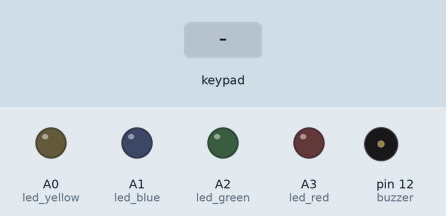
Bench run of a sketch on a simulated Arduino Uno, built with avr-gcc and run on an emulated ATmega328P. Parts: output pins drawn as LEDs (lit = HIGH), buzzer (waves = sounding). Dashed ring = blinking. The inputs (shaded band) are chosen by the test bench. Random numbers use the default seed unless the sketch sets one.

Above: at 2.3 s.
2.4 s: key 'R' pressed
At 2.67 s:
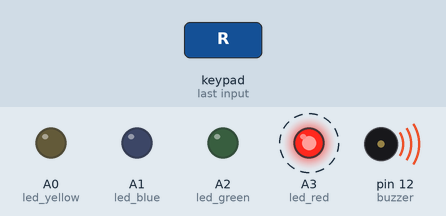
5.4 s: key 'G' pressed
At 6.2 s:
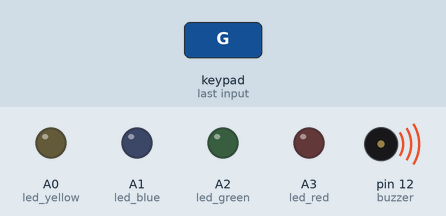
8.4 s: key 'B' pressed
At 14.39 s:
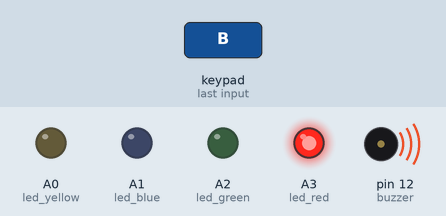
Timing chart, 0 to 16.2 s (numbered marks = the images above; inputs shaded):
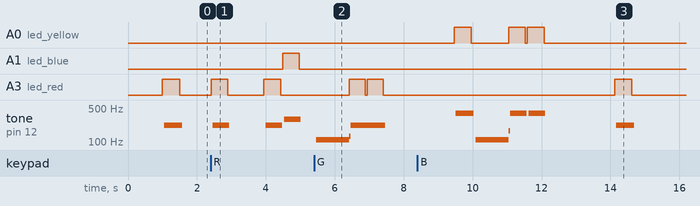

The sketch:

HeroSays.ino
```cpp
#include <Keypad.h>

int buzzer = 12;                // Where the buzzer signal (S) is wired
int led_red = A3;               // Where the red LED is wired
int led_green = A2;             // Where the green LED is wired
int led_blue = A1;              // Where the blue LED is wired
int led_yellow = A0;            // Where the yellow LED is wired
const byte ROWS = 4;
const byte COLS = 4;
const int winningAmount = 7;    // How many rounds of remembering - 1
long sequence[winningAmount];   // Array to hold sequence
int count = 0;                  // Sequence counter
long input = 5;                 // Button indicator
int wait = 500;                 // Variable delay as sequence gets longer
char customKey = 'X';           // Temp variable for keypad input

char buttons[ROWS][COLS] = {
  {'R', 'G', 'B', 'Y'},
  {'R', 'G', 'B', 'Y'},
  {'R', 'G', 'B', 'Y'},
  {'R', 'G', 'B', 'Y'}
};

byte rowPins[ROWS] = {9, 8, 7, 6};
byte colPins[COLS] = {5, 4, 3, 2};

Keypad customKeypad = Keypad(makeKeymap(buttons), rowPins, colPins, ROWS, COLS);

/*
  playtone function taken from Oomlout sample
  takes a tone variable that is half the period of desired frequency
  and a duration in milliseconds
  */
  void playtone(int tone, int duration) {
    for (long i = 0; i < duration * 1000L; i += tone *2) {
      digitalWrite(buzzer, HIGH);
      delayMicroseconds(tone);
      digitalWrite(buzzer, LOW);
      delayMicroseconds(tone);
    }
}


/*
  functions to flash LEDs and play corresponding tones
  very simple - turn LED on, play tone for .5s, turn LED off
*/
void flash_red() {
  digitalWrite(led_red, HIGH);
  playtone(2273,wait);             // low A
  digitalWrite(led_red, LOW);
}

void flash_blue() {
  digitalWrite(led_blue, HIGH);
  playtone(1700,wait);             // D
  digitalWrite(led_blue, LOW);
}

void flash_yellow() {
  digitalWrite(led_yellow, HIGH);
  playtone(1275,wait);             // G
  digitalWrite(led_yellow, LOW);
}

void flash_green() {
  digitalWrite(led_green, HIGH);
  playtone(1136,wait);             // high A
  digitalWrite(led_green, LOW);
}

// a simple test function to flash all of the LEDs in turn
void runtest() {
  flash_red();
  flash_green();
  flash_yellow();
  flash_blue();
}

/* a function to flash the LED corresponding to what is held
  in the sequence
*/
void squark(long led) {
  switch (led) {
      case 0:
        flash_red();
        break;
      case 1:
        flash_green();
        break;
      case 2:
        flash_yellow();
        break;
      case 3:
        flash_blue();
        break;
    }
    delay(50);
}

// function to congratulate winning sequence
void congratulate() {
  digitalWrite(led_red, HIGH);       // turn all LEDs on
  digitalWrite(led_green, HIGH);
  digitalWrite(led_yellow, HIGH);
  digitalWrite(led_blue, HIGH);
  playtone(1014,250);                // play a jingle
  delay(25);
  playtone(1014,250);
  delay(25);
  playtone(1014,250);
  delay(25);
  playtone(956,500);
  delay(25);
  playtone(1014,250);
  delay(25);
  playtone(956,500);
  delay(2000);
  digitalWrite(led_red, LOW);        // turn all LEDs off
  digitalWrite(led_green, LOW);
  digitalWrite(led_yellow, LOW);
  digitalWrite(led_blue, LOW);
  resetCount();                      // reset sequence
}

// function to reset after winning or losing
void resetCount() {
  count = 0;
  wait = 500;
}

// function to build and play the sequence
void playSequence() {
  sequence[count] = random(4);       // add a new value to sequence
  for (int i = 0; i < count; i++) {  // loop for sequence length
    squark(sequence[i]);             // flash/beep
  }
  wait = 500 - (count * 15);         // vary delay
  count++;                           // increment sequence length
}

// function to read sequence from player
void readSequence() {
 for (int i=1; i < count; i++) {               // loop for sequence length
    while (input==5){           // wait until button pressed
      customKey = customKeypad.getKey();
      if (customKey == 'R') {   // Red button
        input = 0;
      }
      if (customKey == 'G') {   // Green button
        input = 1;
      }
      if (customKey == 'Y') {   // Yellow button
        input = 2;
      }
      if (customKey == 'B') {   // Blue button
        input = 3;
      }
    }
    if (sequence[i-1] == input) {              // was it the right button?
      squark(input);                           // flash/buzz
      if (i + 1 == winningAmount) {            // check for correct sequence of "winningAmount"
        congratulate();                        // congratulate the winner
      }
    }
      else {
        playtone(4545,1000);                   // low tone for fail
        squark(sequence[i-1]);                 // double flash for the right colour
        squark(sequence[i-1]);
        resetCount();                          // reset sequence
    }
  input = 5;                                   // reset input
  customKey = 'X';
  }
}

// standard sketch setup function
void setup() {
  pinMode(led_red, OUTPUT);      // configure LEDs and buzzer on outputs
  pinMode(led_green, OUTPUT);
  pinMode(led_yellow, OUTPUT);
  pinMode(led_blue, OUTPUT);
  pinMode(buzzer, OUTPUT);
  randomSeed(analogRead(5));     // random seed for sequence generation
  Serial.begin(9600);
  //runtest();
}

// standard sketch loop function
void loop() {
  playSequence();  // play the sequence
  readSequence();  // read the sequence
  delay(1000);     // wait a sec
}
```

Measured:
- after the input at 2.4 s, A1 (led_blue): LOW → HIGH after 2.1 s, → LOW 0.49 s later; A3 (led_red): alternates HIGH for 0.49 s and LOW for 1.1 s, starting at once; tone on pin 12 (buzzer): plays 220 Hz for 0.48 s, 220 Hz for 0.48 s, 293 Hz for 0.48 s, starting after 0.06 s
- after the input at 5.4 s, A3 (led_red): alternates HIGH for 0.47 s and LOW for 0.05 s, 4 changes in all, then stays LOW, starting after 1.0 s; tone on pin 12 (buzzer): silent → 110 Hz after 0.06 s, → 132 Hz 0.96 s later, → 220 Hz 0.04 s later, → silent 1.0 s later
- after the input at 8.4 s, A3 (led_red): LOW → HIGH after 5.7 s, → LOW 0.50 s later
